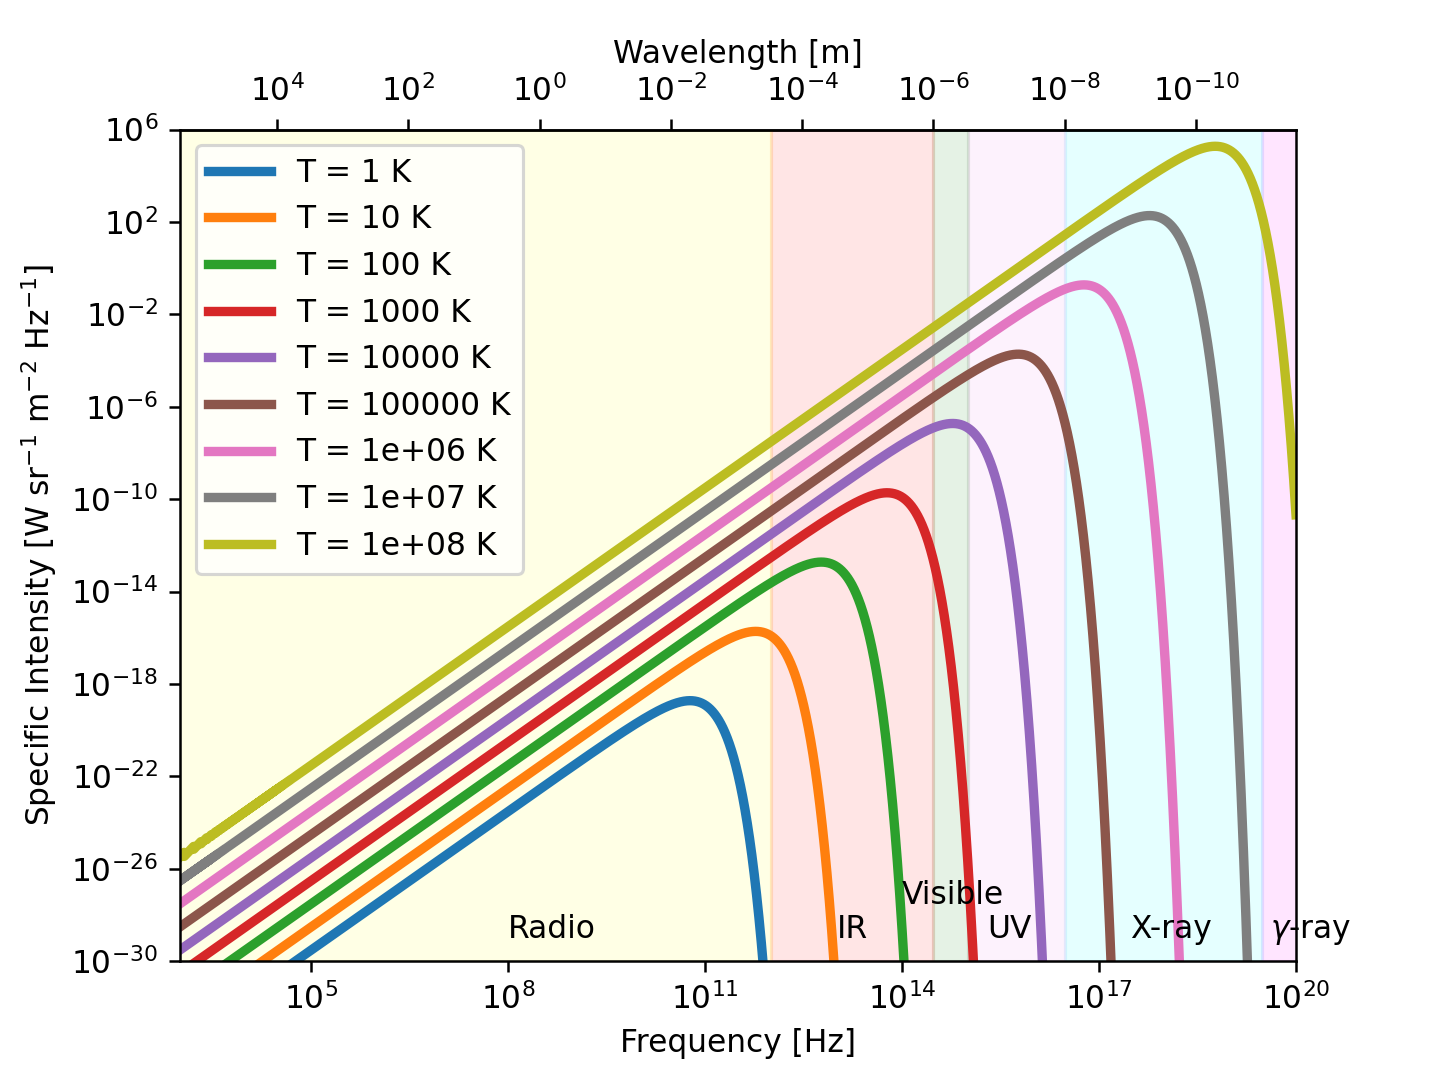

Generate this figure with Python:
#!/usr/pkg/bin/python3.9

#
# Time-stamp: <2022/11/13 20:09:09 (CST) daisuke>
#

# importing numpy module
import numpy

# importing scipy module
import scipy.constants

# importing matplotlib module
import matplotlib.figure
import matplotlib.backends.backend_agg

# output file name
file_output = 'ai202209_s09_00_17.png'

#
# function to calculate blackbody curve
#
def bb_nu (frequency, T):
    # speed of light
    c = scipy.constants.physical_constants['speed of light in vacuum']

    # Planck constant
    h = scipy.constants.physical_constants['Planck constant']

    # Boltzmann constant
    k = scipy.constants.physical_constants['Boltzmann constant']

    # calculation of Planck function
    blackbody = 2.0 * h[0] * frequency**3 / c[0]**2 \
        / (numpy.exp (h[0] * frequency / (k[0] * T) ) - 1.0 )

    # returning blackbody curve
    return (blackbody)

# temperature of blackbody
T = numpy.logspace (0.0, 8.0, num=9, dtype=numpy.longdouble)

# printing temperature of blackbody
print (f'Temperature:')
print (f'  T = {T} K')

# range of frequency (from 10**0 Hz to 10**16 Hz)
frequency_min = 2.0
frequency_max = 20.0

# frequency in Hz
frequency = numpy.logspace (frequency_min, frequency_max, num=16001, \
                            dtype=numpy.longdouble)

# making objects "fig", "canvas", and "ax"
fig    = matplotlib.figure.Figure ()
canvas = matplotlib.backends.backend_agg.FigureCanvasAgg (fig)
ax     = fig.add_subplot (111)

# labels
ax.set_xlabel ('Frequency [Hz]')
ax.set_ylabel ('Specific Intensity [W sr$^{-1}$ m$^{-2}$ Hz$^{-1}$]')

# axes
ax.set_xscale ('log')
ax.set_yscale ('log')
ax.set_xlim (10**3, numpy.array ([10**20], dtype=numpy.longdouble))
ax.set_ylim (10**-30, 10**6)

# make secondary X-axis
c   = scipy.constants.physical_constants['speed of light in vacuum'][0]
ax2 = ax.secondary_xaxis (location='top', \
                          functions=(lambda x: c/x, lambda x: c/x) )
ax2.set_xlabel ('Wavelength [m]')

# showing gamma-ray region
ax.fill_between (numpy.array ([3*10**19, 10**21], dtype=numpy.longdouble), \
                 10**-30, 10**8, \
                 color='magenta', alpha=0.1)
ax.text (x=4*10**19, y=10**-29, s='$\gamma$-ray')

# showing X-ray region
ax.fill_between (numpy.array ([3*10**16, 3*10**19], dtype=numpy.longdouble), \
                 10**-30, 10**8, \
                 color='cyan', alpha=0.1)
ax.text (x=3*10**17, y=10**-29, s='X-ray')

# showing UV region
ax.fill_between ([10**15, 3*10**16], 10**-30, 10**8, \
                 color='violet', alpha=0.1)
ax.text (x=2*10**15, y=10**-29, s='UV')

# showing visible region
ax.fill_between ([3*10**14, 10**15], 10**-30, 10**8, \
                 color='green', alpha=0.1)
ax.text (x=10**14, y=3*10**-28, s='Visible')

# showing IR region
ax.fill_between ([10**12, 3*10**14], 10**-30, 10**8, \
                 color='red', alpha=0.1)
ax.text (x=10**13, y=10**-29, s='IR')

# showing radio region
ax.fill_between ([10**0, 10**12], 10**-30, 10**8, \
                 color='yellow', alpha=0.1)
ax.text (x=10**8, y=10**-29, s='Radio')

# plotting data
for i in range (len (T)):
    # making model spectrum for given temperature using Planck's radiation law
    bb = bb_nu (frequency, T[i])
    # label
    text_label = f'T = {T[i]:g} K'
    ax.plot (frequency, bb, linestyle='-', linewidth=3, label=text_label)

# legend
ax.legend ()

# saving the plot into a file
fig.savefig (file_output, dpi=225)
